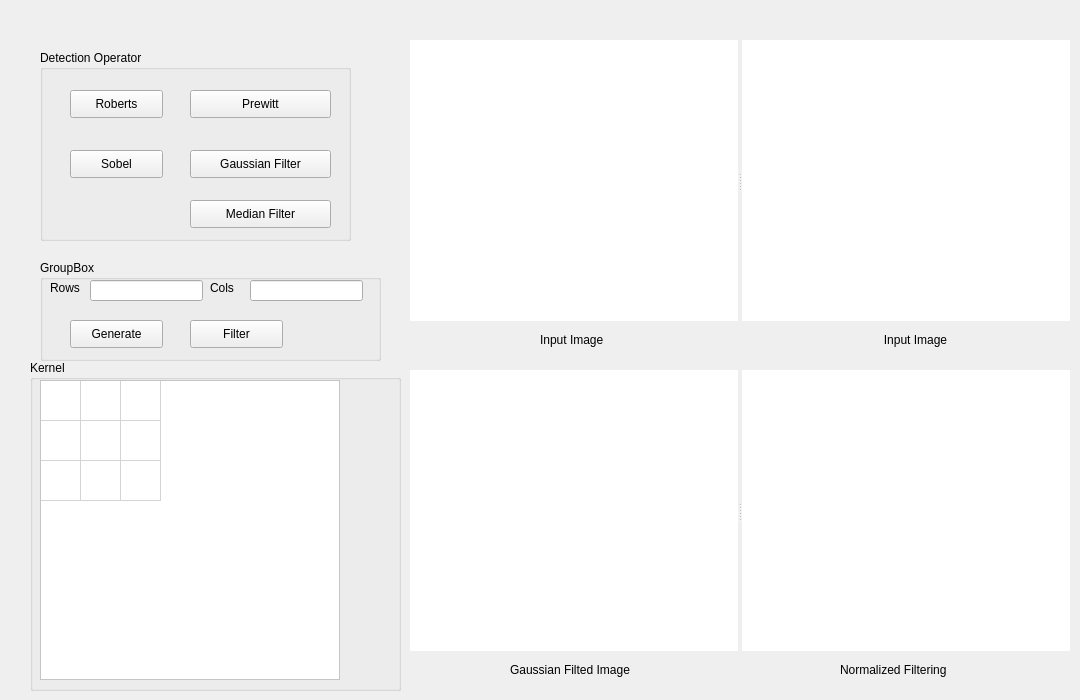
    <widget class="QWidget" name="page_2">
     <widget class="QSplitter" name="splitter_5">
      <property name="geometry">
       <rect>
        <x>410</x>
        <y>40</y>
        <width>661</width>
        <height>281</height>
       </rect>
      </property>
      <property name="orientation">
       <enum>Qt::Horizontal</enum>
      </property>
      <widget class="QLabel" name="inImage_2">
       <property name="minimumSize">
        <size>
         <width>328</width>
         <height>281</height>
        </size>
       </property>
       <property name="maximumSize">
        <size>
         <width>328</width>
         <height>281</height>
        </size>
       </property>
       <property name="styleSheet">
        <string notr="true">background-color: rgb(255, 255, 255);</string>
       </property>
       <property name="text">
        <string/>
       </property>
      </widget>
      <widget class="QLabel" name="convOutLabel">
       <property name="minimumSize">
        <size>
         <width>328</width>
         <height>281</height>
        </size>
       </property>
       <property name="maximumSize">
        <size>
         <width>328</width>
         <height>281</height>
        </size>
       </property>
       <property name="styleSheet">
        <string notr="true">background-color: rgb(255, 255, 255);</string>
       </property>
       <property name="text">
        <string/>
       </property>
      </widget>
     </widget>
     <widget class="QSplitter" name="splitter_6">
      <property name="geometry">
       <rect>
        <x>410</x>
        <y>370</y>
        <width>661</width>
        <height>281</height>
       </rect>
      </property>
      <property name="orientation">
       <enum>Qt::Horizontal</enum>
      </property>
      <widget class="QLabel" name="gaussOutLabel">
       <property name="minimumSize">
        <size>
         <width>328</width>
         <height>281</height>
        </size>
       </property>
       <property name="maximumSize">
        <size>
         <width>328</width>
         <height>281</height>
        </size>
       </property>
       <property name="styleSheet">
        <string notr="true">background-color: rgb(255, 255, 255);</string>
       </property>
       <property name="text">
        <string/>
       </property>
      </widget>
      <widget class="QLabel" name="normalOutLabel">
       <property name="minimumSize">
        <size>
         <width>328</width>
         <height>281</height>
        </size>
       </property>
       <property name="maximumSize">
        <size>
         <width>328</width>
         <height>281</height>
        </size>
       </property>
       <property name="styleSheet">
        <string notr="true">background-color: rgb(255, 255, 255);</string>
       </property>
       <property name="text">
        <string/>
       </property>
      </widget>
     </widget>
     <widget class="QLabel" name="inText_2">
      <property name="geometry">
       <rect>
        <x>540</x>
        <y>330</y>
        <width>91</width>
        <height>20</height>
       </rect>
      </property>
      <property name="text">
       <string>Input Image</string>
      </property>
     </widget>
     <widget class="QLabel" name="convText">
      <property name="geometry">
       <rect>
        <x>830</x>
        <y>330</y>
        <width>171</width>
        <height>20</height>
       </rect>
      </property>
      <property name="text">
       <string>Input Image</string>
      </property>
      <property name="alignment">
       <set>Qt::AlignCenter</set>
      </property>
     </widget>
     <widget class="QLabel" name="convText_2">
      <property name="geometry">
       <rect>
        <x>510</x>
        <y>660</y>
        <width>131</width>
        <height>20</height>
       </rect>
      </property>
      <property name="text">
       <string>Gaussian Filted Image</string>
      </property>
     </widget>
     <widget class="QLabel" name="convText_3">
      <property name="geometry">
       <rect>
        <x>840</x>
        <y>660</y>
        <width>181</width>
        <height>20</height>
       </rect>
      </property>
      <property name="text">
       <string>Normalized Filtering</string>
      </property>
     </widget>
     <widget class="QGroupBox" name="groupBox_3">
      <property name="geometry">
       <rect>
        <x>40</x>
        <y>50</y>
        <width>311</width>
        <height>191</height>
       </rect>
      </property>
      <property name="title">
       <string>Detection Operator</string>
      </property>
      <widget class="QPushButton" name="robButton">
       <property name="geometry">
        <rect>
         <x>30</x>
         <y>40</y>
         <width>93</width>
         <height>28</height>
        </rect>
       </property>
       <property name="text">
        <string>Roberts</string>
       </property>
      </widget>
      <widget class="QPushButton" name="preButton">
       <property name="geometry">
        <rect>
         <x>150</x>
         <y>40</y>
         <width>141</width>
         <height>28</height>
        </rect>
       </property>
       <property name="text">
        <string>Prewitt</string>
       </property>
      </widget>
      <widget class="QPushButton" name="sobelButton">
       <property name="geometry">
        <rect>
         <x>30</x>
         <y>100</y>
         <width>93</width>
         <height>28</height>
        </rect>
       </property>
       <property name="text">
        <string>Sobel</string>
       </property>
      </widget>
      <widget class="QPushButton" name="gaussButton">
       <property name="geometry">
        <rect>
         <x>150</x>
         <y>100</y>
         <width>141</width>
         <height>28</height>
        </rect>
       </property>
       <property name="text">
        <string>Gaussian Filter</string>
       </property>
      </widget>
      <widget class="QPushButton" name="medianButton">
       <property name="geometry">
        <rect>
         <x>150</x>
         <y>150</y>
         <width>141</width>
         <height>28</height>
        </rect>
       </property>
       <property name="text">
        <string>Median Filter</string>
       </property>
      </widget>
     </widget>
     <widget class="QGroupBox" name="groupBox_4">
      <property name="geometry">
       <rect>
        <x>40</x>
        <y>260</y>
        <width>341</width>
        <height>101</height>
       </rect>
      </property>
      <property name="title">
       <string>GroupBox</string>
      </property>
      <widget class="QPushButton" name="filterButton">
       <property name="geometry">
        <rect>
         <x>150</x>
         <y>60</y>
         <width>93</width>
         <height>28</height>
        </rect>
       </property>
       <property name="text">
        <string>Filter</string>
       </property>
      </widget>
      <widget class="QLineEdit" name="tableR">
       <property name="geometry">
        <rect>
         <x>50</x>
         <y>20</y>
         <width>113</width>
         <height>21</height>
        </rect>
       </property>
       <property name="text">
        <string/>
       </property>
      </widget>
      <widget class="QLineEdit" name="tableC">
       <property name="geometry">
        <rect>
         <x>210</x>
         <y>20</y>
         <width>113</width>
         <height>21</height>
        </rect>
       </property>
      </widget>
      <widget class="QLabel" name="label_5">
       <property name="geometry">
        <rect>
         <x>10</x>
         <y>20</y>
         <width>72</width>
         <height>15</height>
        </rect>
       </property>
       <property name="text">
        <string>Rows</string>
       </property>
      </widget>
      <widget class="QLabel" name="label_6">
       <property name="geometry">
        <rect>
         <x>170</x>
         <y>20</y>
         <width>72</width>
         <height>15</height>
        </rect>
       </property>
       <property name="text">
        <string>Cols</string>
       </property>
      </widget>
      <widget class="QPushButton" name="generateTable">
       <property name="geometry">
        <rect>
         <x>30</x>
         <y>60</y>
         <width>93</width>
         <height>28</height>
        </rect>
       </property>
       <property name="text">
        <string>Generate</string>
       </property>
      </widget>
     </widget>
     <widget class="QGroupBox" name="groupBox_10">
      <property name="geometry">
       <rect>
        <x>30</x>
        <y>360</y>
        <width>371</width>
        <height>331</height>
       </rect>
      </property>
      <property name="title">
       <string>Kernel</string>
      </property>
      <widget class="QTableWidget" name="optWidget">
       <property name="geometry">
        <rect>
         <x>10</x>
         <y>20</y>
         <width>300</width>
         <height>300</height>
        </rect>
       </property>
       <property name="font">
        <font>
         <pointsize>9</pointsize>
        </font>
       </property>
       <property name="autoFillBackground">
        <bool>false</bool>
       </property>
       <property name="styleSheet">
        <string notr="true">background-color: rgb(255, 255, 255);</string>
       </property>
       <property name="lineWidth">
        <number>1</number>
       </property>
       <property name="verticalScrollBarPolicy">
        <enum>Qt::ScrollBarAlwaysOff</enum>
       </property>
       <property name="horizontalScrollBarPolicy">
        <enum>Qt::ScrollBarAlwaysOff</enum>
       </property>
       <property name="autoScroll">
        <bool>true</bool>
       </property>
       <property name="tabKeyNavigation">
        <bool>true</bool>
       </property>
       <property name="alternatingRowColors">
        <bool>false</bool>
       </property>
       <property name="gridStyle">
        <enum>Qt::SolidLine</enum>
       </property>
       <property name="sortingEnabled">
        <bool>false</bool>
       </property>
       <property name="rowCount">
        <number>3</number>
       </property>
       <attribute name="horizontalHeaderVisible">
        <bool>false</bool>
       </attribute>
       <attribute name="horizontalHeaderDefaultSectionSize">
        <number>40</number>
       </attribute>
       <attribute name="horizontalHeaderMinimumSectionSize">
        <number>10</number>
       </attribute>
       <attribute name="verticalHeaderVisible">
        <bool>false</bool>
       </attribute>
       <attribute name="verticalHeaderDefaultSectionSize">
        <number>40</number>
       </attribute>
       <attribute name="verticalHeaderHighlightSections">
        <bool>true</bool>
       </attribute>
       <attribute name="verticalHeaderMinimumSectionSize">
        <number>10</number>
       </attribute>
       <row>
        <property name="text">
         <string>1</string>
        </property>
       </row>
       <row>
        <property name="text">
         <string>2</string>
        </property>
       </row>
       <row>
        <property name="text">
         <string>3</string>
        </property>
       </row>
       <column>
        <property name="text">
         <string>1</string>
        </property>
        <property name="font">
         <font>
          <kerning>true</kerning>
         </font>
        </property>
       </column>
       <column>
        <property name="text">
         <string>2</string>
        </property>
       </column>
       <column>
        <property name="text">
         <string>3</string>
        </property>
       </column>
      </widget>
     </widget>
     <zorder>groupBox_10</zorder>
     <zorder>splitter_5</zorder>
     <zorder>splitter_6</zorder>
     <zorder>inText_2</zorder>
     <zorder>convText</zorder>
     <zorder>convText_2</zorder>
     <zorder>convText_3</zorder>
     <zorder>groupBox_3</zorder>
     <zorder>groupBox_4</zorder>
    </widget>
